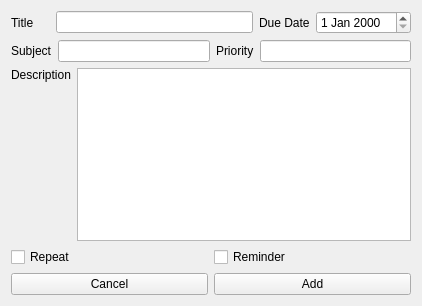
<?xml version="1.0" encoding="UTF-8"?>
<ui version="4.0">
 <class>addevent</class>
 <widget class="QWidget" name="addevent">
  <property name="geometry">
   <rect>
    <x>0</x>
    <y>0</y>
    <width>422</width>
    <height>306</height>
   </rect>
  </property>
  <property name="windowTitle">
   <string>Add Event</string>
  </property>
  <layout class="QGridLayout" name="gridLayout">
   <item row="0" column="0">
    <layout class="QHBoxLayout" name="horizontalLayout">
     <item>
      <widget class="QLabel" name="titleLabel">
       <property name="text">
        <string>Title     </string>
       </property>
      </widget>
     </item>
     <item>
      <widget class="QLineEdit" name="titleLine"/>
     </item>
     <item>
      <widget class="QLabel" name="dueLabel">
       <property name="text">
        <string>Due Date</string>
       </property>
      </widget>
     </item>
     <item>
      <widget class="QDateEdit" name="dateEdit"/>
     </item>
    </layout>
   </item>
   <item row="1" column="0">
    <layout class="QHBoxLayout" name="horizontalLayout_2">
     <item>
      <widget class="QLabel" name="subjectLabel">
       <property name="text">
        <string>Subject</string>
       </property>
      </widget>
     </item>
     <item>
      <widget class="QLineEdit" name="subjectLine"/>
     </item>
     <item>
      <widget class="QLabel" name="priorityLabel">
       <property name="text">
        <string>Priority</string>
       </property>
      </widget>
     </item>
     <item>
      <widget class="QLineEdit" name="priorityLine"/>
     </item>
    </layout>
   </item>
   <item row="2" column="0">
    <layout class="QHBoxLayout" name="horizontalLayout_3">
     <item>
      <widget class="QLabel" name="descriptionLabel">
       <property name="text">
        <string>Description</string>
       </property>
       <property name="alignment">
        <set>Qt::AlignLeading|Qt::AlignLeft|Qt::AlignTop</set>
       </property>
      </widget>
     </item>
     <item>
      <widget class="QTextEdit" name="descriptionLine"/>
     </item>
    </layout>
   </item>
   <item row="3" column="0">
    <layout class="QHBoxLayout" name="horizontalLayout_5">
     <item>
      <widget class="QCheckBox" name="repeatCheckBox">
       <property name="text">
        <string>Repeat</string>
       </property>
      </widget>
     </item>
     <item>
      <widget class="QCheckBox" name="reminderCheckBox">
       <property name="text">
        <string>Reminder</string>
       </property>
      </widget>
     </item>
    </layout>
   </item>
   <item row="4" column="0">
    <layout class="QHBoxLayout" name="horizontalLayout_4">
     <item>
      <widget class="QPushButton" name="cancelButton">
       <property name="text">
        <string>Cancel</string>
       </property>
      </widget>
     </item>
     <item>
      <widget class="QPushButton" name="saveButton">
       <property name="text">
        <string>Add</string>
       </property>
      </widget>
     </item>
    </layout>
   </item>
  </layout>
 </widget>
 <resources/>
 <connections/>
</ui>
